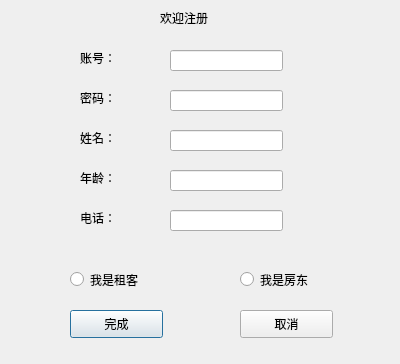
<?xml version="1.0" encoding="UTF-8"?>
<ui version="4.0">
 <class>Dialog</class>
 <widget class="QDialog" name="Dialog">
  <property name="geometry">
   <rect>
    <x>0</x>
    <y>0</y>
    <width>400</width>
    <height>364</height>
   </rect>
  </property>
  <property name="windowTitle">
   <string>Dialog</string>
  </property>
  <widget class="QLineEdit" name="lineEdit">
   <property name="geometry">
    <rect>
     <x>170</x>
     <y>50</y>
     <width>113</width>
     <height>21</height>
    </rect>
   </property>
  </widget>
  <widget class="QLineEdit" name="lineEdit_2">
   <property name="geometry">
    <rect>
     <x>170</x>
     <y>90</y>
     <width>113</width>
     <height>21</height>
    </rect>
   </property>
  </widget>
  <widget class="QLineEdit" name="lineEdit_3">
   <property name="geometry">
    <rect>
     <x>170</x>
     <y>130</y>
     <width>113</width>
     <height>21</height>
    </rect>
   </property>
  </widget>
  <widget class="QLineEdit" name="lineEdit_4">
   <property name="geometry">
    <rect>
     <x>170</x>
     <y>170</y>
     <width>113</width>
     <height>21</height>
    </rect>
   </property>
  </widget>
  <widget class="QLineEdit" name="lineEdit_5">
   <property name="geometry">
    <rect>
     <x>170</x>
     <y>210</y>
     <width>113</width>
     <height>21</height>
    </rect>
   </property>
  </widget>
  <widget class="QLabel" name="label">
   <property name="geometry">
    <rect>
     <x>80</x>
     <y>50</y>
     <width>72</width>
     <height>15</height>
    </rect>
   </property>
   <property name="text">
    <string>账号：</string>
   </property>
  </widget>
  <widget class="QLabel" name="label_2">
   <property name="geometry">
    <rect>
     <x>80</x>
     <y>90</y>
     <width>72</width>
     <height>15</height>
    </rect>
   </property>
   <property name="text">
    <string>密码：</string>
   </property>
  </widget>
  <widget class="QLabel" name="label_3">
   <property name="geometry">
    <rect>
     <x>80</x>
     <y>130</y>
     <width>72</width>
     <height>15</height>
    </rect>
   </property>
   <property name="text">
    <string>姓名：</string>
   </property>
  </widget>
  <widget class="QLabel" name="label_4">
   <property name="geometry">
    <rect>
     <x>80</x>
     <y>170</y>
     <width>72</width>
     <height>15</height>
    </rect>
   </property>
   <property name="text">
    <string>年龄：</string>
   </property>
  </widget>
  <widget class="QLabel" name="label_5">
   <property name="geometry">
    <rect>
     <x>80</x>
     <y>210</y>
     <width>72</width>
     <height>15</height>
    </rect>
   </property>
   <property name="text">
    <string>电话：</string>
   </property>
  </widget>
  <widget class="QRadioButton" name="radioButton">
   <property name="geometry">
    <rect>
     <x>70</x>
     <y>270</y>
     <width>115</width>
     <height>19</height>
    </rect>
   </property>
   <property name="text">
    <string>我是租客</string>
   </property>
   <attribute name="buttonGroup">
    <string notr="true">buttonGroup</string>
   </attribute>
  </widget>
  <widget class="QRadioButton" name="radioButton_2">
   <property name="geometry">
    <rect>
     <x>240</x>
     <y>270</y>
     <width>115</width>
     <height>19</height>
    </rect>
   </property>
   <property name="text">
    <string>我是房东</string>
   </property>
   <attribute name="buttonGroup">
    <string notr="true">buttonGroup</string>
   </attribute>
  </widget>
  <widget class="QPushButton" name="pushButton">
   <property name="geometry">
    <rect>
     <x>70</x>
     <y>310</y>
     <width>93</width>
     <height>28</height>
    </rect>
   </property>
   <property name="text">
    <string>完成</string>
   </property>
  </widget>
  <widget class="QPushButton" name="pushButton_2">
   <property name="geometry">
    <rect>
     <x>240</x>
     <y>310</y>
     <width>93</width>
     <height>28</height>
    </rect>
   </property>
   <property name="text">
    <string>取消</string>
   </property>
  </widget>
  <widget class="QLabel" name="label_6">
   <property name="geometry">
    <rect>
     <x>160</x>
     <y>10</y>
     <width>72</width>
     <height>15</height>
    </rect>
   </property>
   <property name="text">
    <string>欢迎注册</string>
   </property>
  </widget>
 </widget>
 <resources/>
 <connections/>
 <buttongroups>
  <buttongroup name="buttonGroup"/>
 </buttongroups>
</ui>
